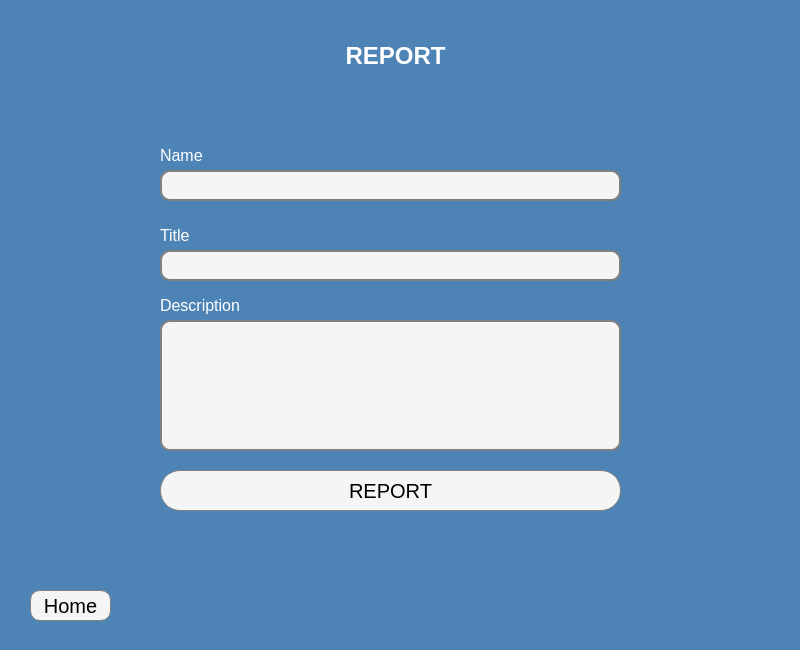
<?xml version="1.0" encoding="UTF-8"?>
<ui version="4.0">
 <class>Report</class>
 <widget class="QWidget" name="Report">
  <property name="geometry">
   <rect>
    <x>0</x>
    <y>0</y>
    <width>800</width>
    <height>650</height>
   </rect>
  </property>
  <property name="windowTitle">
   <string>Form</string>
  </property>
  <widget class="QStackedWidget" name="stackedWidget">
   <property name="geometry">
    <rect>
     <x>0</x>
     <y>0</y>
     <width>800</width>
     <height>650</height>
    </rect>
   </property>
   <property name="styleSheet">
    <string notr="true">background : rgb(78, 131, 181);</string>
   </property>
   <widget class="QWidget" name="page">
    <widget class="QLabel" name="label">
     <property name="geometry">
      <rect>
       <x>320</x>
       <y>40</y>
       <width>151</width>
       <height>31</height>
      </rect>
     </property>
     <property name="styleSheet">
      <string notr="true">color: white;
font-size: 24px;
text-align :center;
justify-content: center;
font-weight: bold;</string>
     </property>
     <property name="text">
      <string>REPORT</string>
     </property>
     <property name="alignment">
      <set>Qt::AlignCenter</set>
     </property>
    </widget>
    <widget class="QPushButton" name="pushButton">
     <property name="geometry">
      <rect>
       <x>160</x>
       <y>470</y>
       <width>461</width>
       <height>41</height>
      </rect>
     </property>
     <property name="cursor">
      <cursorShape>PointingHandCursor</cursorShape>
     </property>
     <property name="styleSheet">
      <string notr="true">font-size: 20px;
color: black;
background: #f5f5f5;
border: 1px solid grey;
border-radius: 20px;</string>
     </property>
     <property name="text">
      <string>REPORT</string>
     </property>
    </widget>
    <widget class="QPushButton" name="pushButton_2">
     <property name="geometry">
      <rect>
       <x>30</x>
       <y>590</y>
       <width>81</width>
       <height>31</height>
      </rect>
     </property>
     <property name="cursor">
      <cursorShape>PointingHandCursor</cursorShape>
     </property>
     <property name="styleSheet">
      <string notr="true">font-size: 20px;
color: black;
background: #f5f5f5;
border: 1px solid grey;
border-radius: 10px;</string>
     </property>
     <property name="text">
      <string>Home</string>
     </property>
    </widget>
    <widget class="QLabel" name="label_2">
     <property name="geometry">
      <rect>
       <x>160</x>
       <y>220</y>
       <width>71</width>
       <height>31</height>
      </rect>
     </property>
     <property name="styleSheet">
      <string notr="true">font-size : 16px;
color : white;
</string>
     </property>
     <property name="text">
      <string>Title</string>
     </property>
    </widget>
    <widget class="QLineEdit" name="lineEdit">
     <property name="geometry">
      <rect>
       <x>160</x>
       <y>250</y>
       <width>461</width>
       <height>31</height>
      </rect>
     </property>
     <property name="styleSheet">
      <string notr="true">background : #f5f5f5;
border : 2px solid grey;
border-radius : 10px;
font-size : 14px;
padding-left: 5px;</string>
     </property>
    </widget>
    <widget class="QLabel" name="label_3">
     <property name="geometry">
      <rect>
       <x>160</x>
       <y>290</y>
       <width>91</width>
       <height>31</height>
      </rect>
     </property>
     <property name="styleSheet">
      <string notr="true">font-size : 16px;
color : white;</string>
     </property>
     <property name="text">
      <string>Description</string>
     </property>
    </widget>
    <widget class="QLabel" name="label_4">
     <property name="geometry">
      <rect>
       <x>160</x>
       <y>140</y>
       <width>71</width>
       <height>31</height>
      </rect>
     </property>
     <property name="styleSheet">
      <string notr="true">font-size: 16px;
color : white;</string>
     </property>
     <property name="text">
      <string>Name</string>
     </property>
    </widget>
    <widget class="QLineEdit" name="lineEdit_3">
     <property name="geometry">
      <rect>
       <x>160</x>
       <y>170</y>
       <width>461</width>
       <height>31</height>
      </rect>
     </property>
     <property name="styleSheet">
      <string notr="true">background : #f5f5f5;
border : 2px solid grey;
border-radius : 10px;
font-size : 14px;
padding-left: 5px;</string>
     </property>
    </widget>
    <widget class="QTextEdit" name="textEdit">
     <property name="geometry">
      <rect>
       <x>160</x>
       <y>320</y>
       <width>461</width>
       <height>131</height>
      </rect>
     </property>
     <property name="styleSheet">
      <string notr="true">background : #f5f5f5;
border : 2px solid grey;
border-radius : 10px;
font-size : 14px;
padding: 5px;</string>
     </property>
    </widget>
   </widget>
   <widget class="QWidget" name="page_2"/>
  </widget>
 </widget>
 <resources/>
 <connections/>
</ui>
